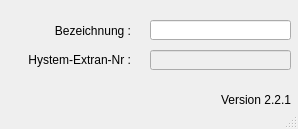
<?xml version="1.0" encoding="UTF-8"?>
<ui version="4.0">
 <class>MainWindow</class>
 <widget class="QMainWindow" name="MainWindow">
  <property name="geometry">
   <rect>
    <x>0</x>
    <y>0</y>
    <width>298</width>
    <height>129</height>
   </rect>
  </property>
  <property name="windowTitle">
   <string>MainWindow</string>
  </property>
  <property name="layoutDirection">
   <enum>Qt::LeftToRight</enum>
  </property>
  <widget class="QWidget" name="centralwidget">
   <widget class="QLabel" name="label">
    <property name="geometry">
     <rect>
      <x>10</x>
      <y>50</y>
      <width>121</width>
      <height>21</height>
     </rect>
    </property>
    <property name="text">
     <string>&lt;html&gt;&lt;head/&gt;&lt;body&gt;&lt;p align=&quot;right&quot;&gt;Hystem-Extran-Nr :&lt;/p&gt;&lt;/body&gt;&lt;/html&gt;</string>
    </property>
    <property name="alignment">
     <set>Qt::AlignRight|Qt::AlignTrailing|Qt::AlignVCenter</set>
    </property>
   </widget>
   <widget class="QLabel" name="label_2">
    <property name="geometry">
     <rect>
      <x>10</x>
      <y>20</y>
      <width>121</width>
      <height>21</height>
     </rect>
    </property>
    <property name="text">
     <string>Bezeichnung :</string>
    </property>
    <property name="alignment">
     <set>Qt::AlignRight|Qt::AlignTrailing|Qt::AlignVCenter</set>
    </property>
   </widget>
   <widget class="QLineEdit" name="bezeichnung">
    <property name="geometry">
     <rect>
      <x>150</x>
      <y>20</y>
      <width>141</width>
      <height>20</height>
     </rect>
    </property>
    <property name="text">
     <string/>
    </property>
   </widget>
   <widget class="QLineEdit" name="he_nr">
    <property name="enabled">
     <bool>false</bool>
    </property>
    <property name="geometry">
     <rect>
      <x>150</x>
      <y>50</y>
      <width>141</width>
      <height>20</height>
     </rect>
    </property>
    <property name="layoutDirection">
     <enum>Qt::RightToLeft</enum>
    </property>
    <property name="autoFillBackground">
     <bool>false</bool>
    </property>
    <property name="text">
     <string/>
    </property>
    <property name="frame">
     <bool>true</bool>
    </property>
   </widget>
   <widget class="QLabel" name="lb_version">
    <property name="geometry">
     <rect>
      <x>220</x>
      <y>90</y>
      <width>71</width>
      <height>20</height>
     </rect>
    </property>
    <property name="toolTip">
     <string>Version QKan Import</string>
    </property>
    <property name="text">
     <string>Version 2.2.1</string>
    </property>
    <property name="alignment">
     <set>Qt::AlignRight|Qt::AlignTrailing|Qt::AlignVCenter</set>
    </property>
   </widget>
  </widget>
  <widget class="QStatusBar" name="statusbar"/>
 </widget>
 <resources/>
 <connections/>
</ui>
